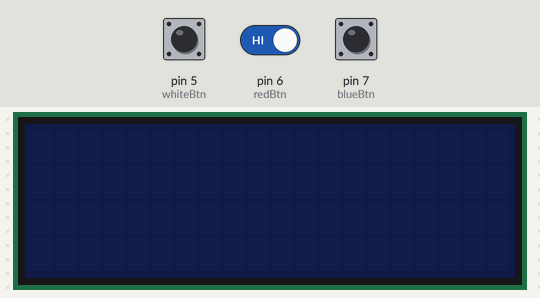
The sketch below on a simulated Arduino Uno, built with avr-gcc and run on an emulated ATmega328P. Shown: 20×4 character LCD. Inputs (shaded band) come from the test bench; at power-on: pin 5 (whiteBtn) HIGH, pin 6 (redBtn) HIGH, pin 7 (blueBtn) HIGH. What the sketch prints to the serial monitor is not drawn.

Above: at 1.2 s.
1.3 s: pin 5 (whiteBtn) pulled LOW for 1 s
At 3.4 s:
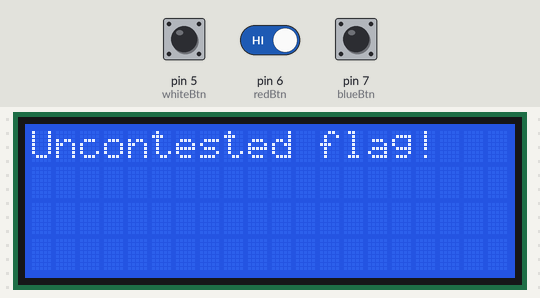
3.8 s: pin 5 (whiteBtn) driven LOW and pin 6 (redBtn) driven LOW
At 6.8 s:
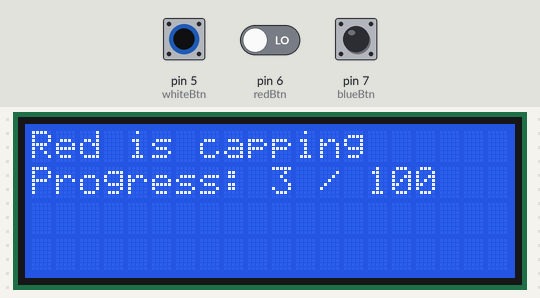
8.0 s: pin 5 (whiteBtn) driven HIGH
At 10.0 s:
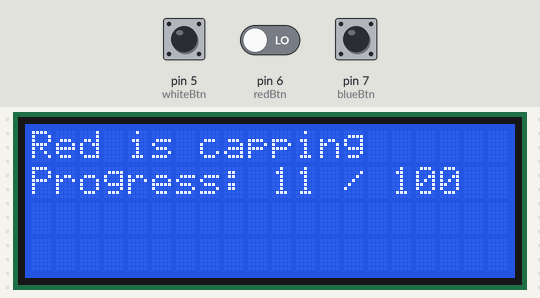
12.2 s: pin 5 (whiteBtn) driven LOW
At 13.7 s:
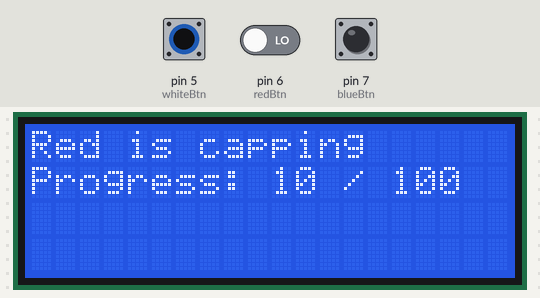
16.4 s: pin 6 (redBtn) driven HIGH
At 18.3 s:
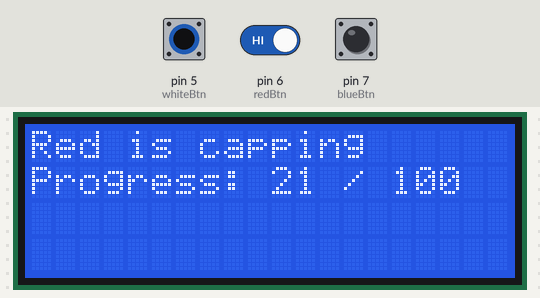
20.0 s: pin 7 (blueBtn) pulled LOW for 3.2 s
At 24.5 s:
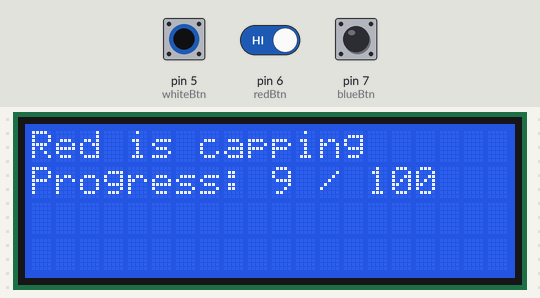
Timing chart, 0 to 26.0 s (numbered marks = the images above; inputs shaded):
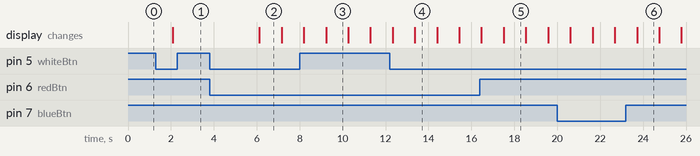

The sketch:

flagpole.ino
```cpp
#include <Wire.h>
#include <LiquidCrystal_I2C.h>

LiquidCrystal_I2C lcd(0x3f, 2, 1 ,0 ,4 ,5 ,6 ,7 ,3, POSITIVE);


int whiteBtn = 5;
int blueBtn =  7;
int redBtn = 6;
int capScore = 0;
int capInc = 1;
int btnTimer = 0;
int goal = 100;
bool capped = false;
int cappedTimer[3] = {0,0,0};

// red = 1, blue = 2
int cappingTeam = 0;
String teams[3] = {"Uncontested","Red", "Blue"};

long lcdTimer = 0;


void setup() {
  pinMode(whiteBtn, INPUT_PULLUP);
  pinMode(blueBtn, INPUT_PULLUP);
  pinMode(redBtn, INPUT_PULLUP);
  Serial.begin(9600);

lcd.begin(20,4);
lcd.clear();
lcd.print("Uncontested flag!");
lcd.off();
}

void loop() {
      lcdTimeOut();


  if(capped && capScore >= goal){
  cappedTimer[cappingTeam]++;

    lcd.clear();
    lcd.print("Controling team: ");
    lcd.setCursor(0,1);

    lcd.print(teams[cappingTeam]);
        lcd.setCursor(0,2);
        lcd.print("Red score: " + String(cappedTimer[1]));
        lcd.setCursor(0,3);
        lcd.print("Blue score: " + String(cappedTimer[2]));

  }
  else{

    if(capScore > 0){
    lcd.clear();
    lcd.print(teams[cappingTeam] + " is capping");
    lcd.setCursor(0,1);
    lcd.print("Progress: " + String(capScore) + " / " + String(goal));
    }
  }
  capStatus();
      delay(1000);
    Serial.println(digitalRead(whiteBtn));

    Serial.println(digitalRead(redBtn));

    Serial.println(digitalRead(blueBtn));


}


void capStatus(){
  if(!digitalRead(whiteBtn) && !digitalRead(blueBtn)){
    if(cappingTeam == 0){
      cappingTeam = 2;
    }
    if(cappingTeam == 2){
      btnTimer++;
      capScore += 1 + (btnTimer/capInc);
      checkCapped();
    }
    else{
      btnTimer++;
      capScore -= 1 + (btnTimer/capInc);
      checkCapped();
    }

}
else if(!digitalRead(whiteBtn) && !digitalRead(redBtn)){
    if(cappingTeam == 0){
      cappingTeam = 1;
    }
    if(cappingTeam == 1){
      btnTimer++;
      capScore += 1 + (btnTimer/capInc);
      checkCapped();
    }
    else{
      btnTimer++;
      capScore -= 1 + (btnTimer/capInc);
      checkCapped();
    }

}
else if(capped && capScore > (goal/2)){
  btnTimer = 0;
  capScore++;
}
else{
    btnTimer = 0;
    if((capScore > 0 && !capped) || (capScore < (goal / 2))){
      capScore--;
      capped = false;
    }
}
}
void checkCapped(){
  if(capScore > goal){
    capped = true;
    capScore = goal;
  }
  else if(capScore <= 0){
    cappingTeam = 0;
    capScore = 0;
    capped = false;
    }
  }

void lcdTimeOut(){
  if(!digitalRead(whiteBtn)){
    lcd.on();
    lcdTimer = millis();
}

if(millis() - lcdTimer > 10000){
  lcd.off();
}
}
```

Measured:
- after the input at 1.3 s, the display: changes after 0.79 s (image 1)
- after the input at 3.8 s, the display: changes after 2.3 s (image 2)
- what the display in image 3 shows lasts 1.1 s, from 9.2 s to 10.3 s
